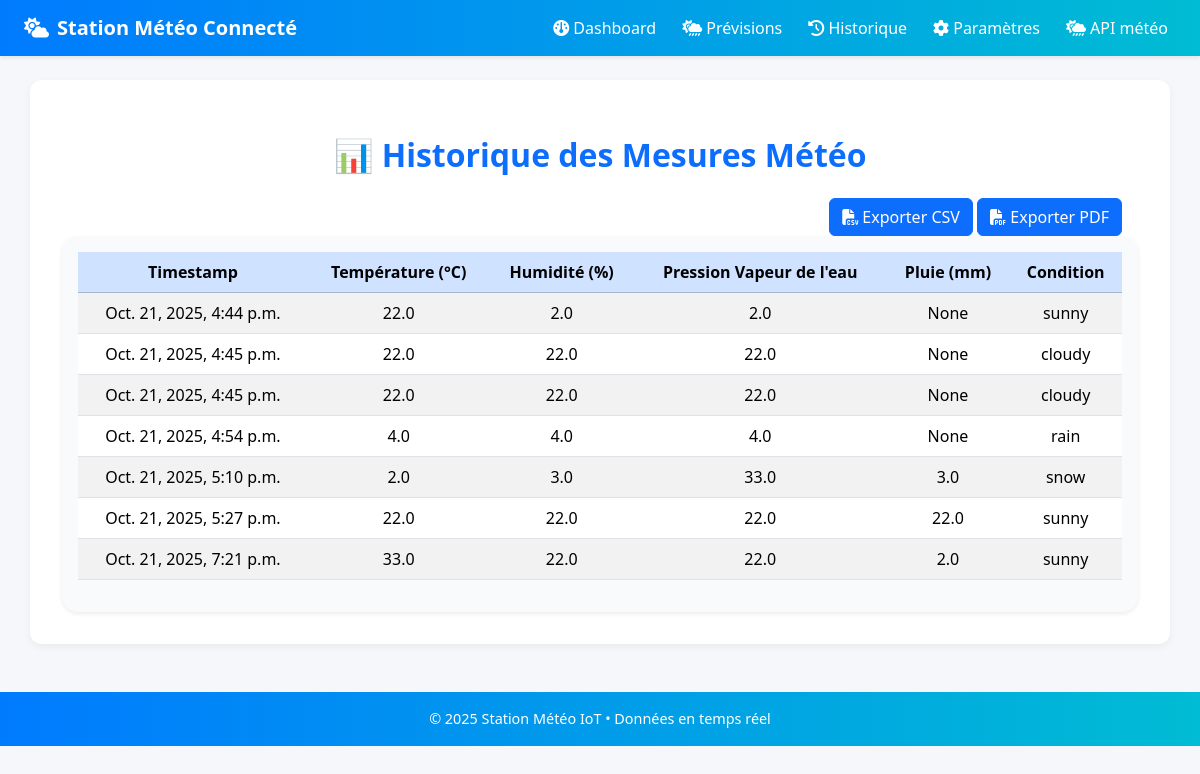
Before: /metrics/ with the older database file.
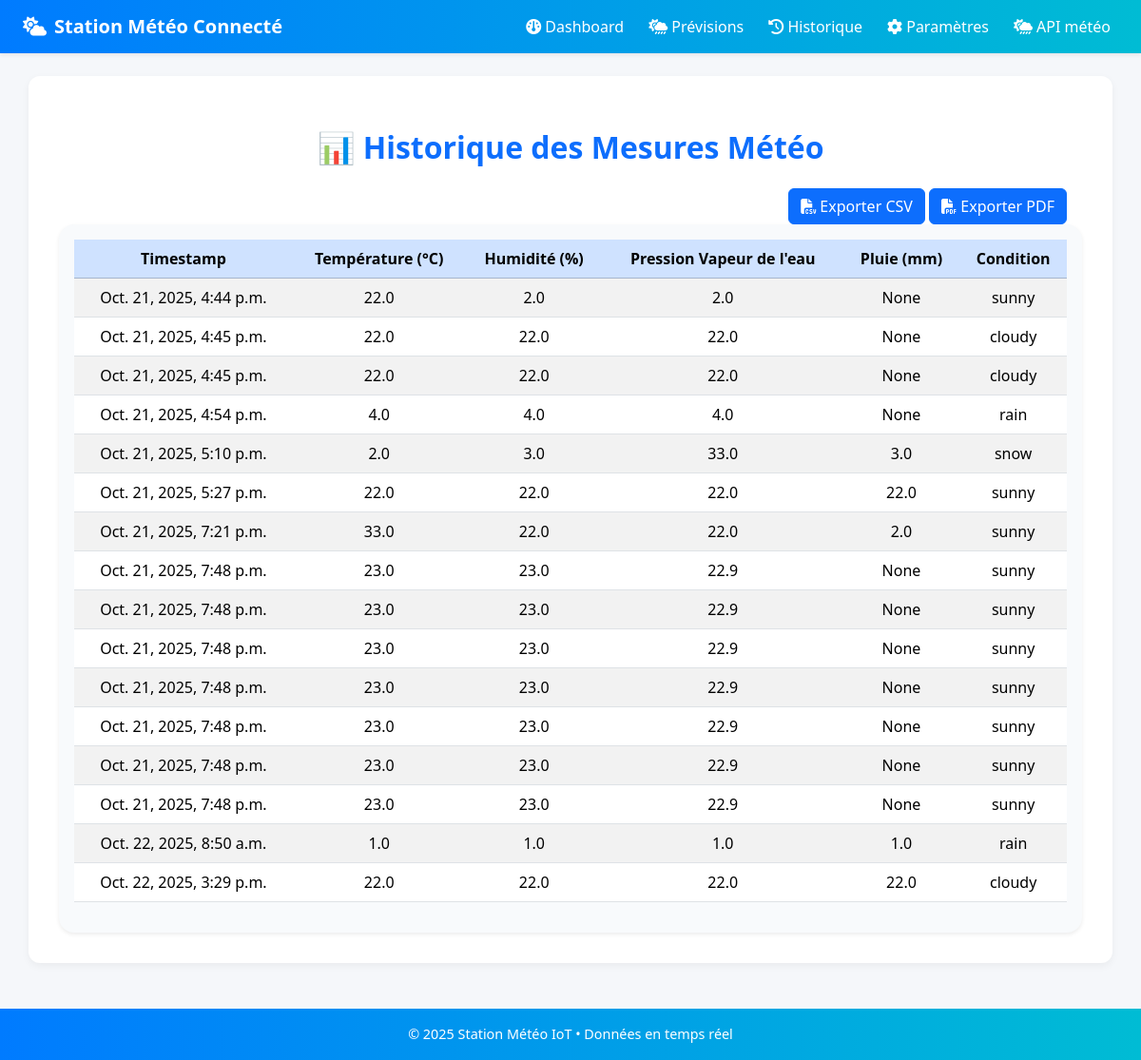
After: the same page with the newer database file.
### visualization/models.py (models this page shows, shortened)
class WeatherMetric(models.Model):
    timestamp = models.DateTimeField(auto_now_add=True)
    temperature = models.FloatField()        # °C
    humidity = models.FloatField()           # %
    pressure = models.FloatField()           # hPa
    wind_speed = models.FloatField(null=True, blank=True)  # m/s
    wind_direction = models.FloatField(null=True, blank=True)  # degrés 0-360
    rainfall = models.FloatField(null=True, blank=True)   # mm
    uv_index = models.FloatField(null=True, blank=True)   # UV index
    condition = models.CharField(max_length=50)  # sunny, rain, cloudy, storm, etc.
    visibility = models.FloatField(null=True, blank=True) # km
    cloud_cover = models.FloatField(null=True, blank=True) # %

### visualization/views.py (the view)
# urls.py: path('metrics/', views.metrics_list, name='metrics_list'),  # Historique
def metrics_list(request):
    latest_data = {}
    error_message = None
    try:
        response = requests.get("http://127.0.0.1:8000/api/latest/", timeout=5)
        if response.status_code == 200:
            latest_data = response.json()
        else:
            error_message = f"Erreur API ({response.status_code}) : {response.text}"
    except requests.exceptions.RequestException as e:
        error_message = f"Erreur de connexion à l’API : {e}"
    all_metrics = WeatherMetric.objects.all().order_by('timestamp')
    metrics = {
        "temperature": [m.temperature for m in all_metrics],
        "humidity": [m.humidity for m in all_metrics],
        "pressure": [m.pressure for m in all_metrics],
        "timestamps": [m.timestamp.strftime("%H:%M") for m in all_metrics],
        "condition": latest_data.get("condition", "unknown"),
        "latest": latest_data,
        "error": error_message,
    }
    return render(request, 'visualization/metrics_list.html', {
        'metrics': metrics,
        'all_metrics': all_metrics,
    })

### visualization/templates/visualization/metrics_list.html (shortened to what this page needs)
{% extends "../base.html" %}
{% load static %}
{% block content %}
<h2 class="text-center my-4 text-primary fw-bold">📊 Historique des Mesures Météo</h2>
<div class="text-end mt-3 me-3">
    <a href="" class="btn btn-primary">
        <i class="fa-solid fa-file-csv"></i> Exporter CSV
    </a>
    <a href="" class="btn btn-primary">
        <i class="fa-solid fa-file-pdf"></i> Exporter PDF
    </a>
</div>
<div class="table-responsive shadow-sm rounded-4 p-3" style="background: #f8fafc;">
    <table class="table table-striped table-hover align-middle">
        <thead class="table-primary text-center">
            <tr>
                <th>Timestamp</th>
                <th>Température (°C)</th>
                <th>Humidité (%)</th>
                <th>Pression Vapeur de l'eau</th>
                <th>Pluie (mm)</th>
                <th>Condition</th>
            </tr>
        </thead>
        <tbody class="text-center">
            {% for m in all_metrics %}
            <tr>
                <td>{{ m.timestamp }}</td>
                <td>{{ m.temperature }}</td>
                <td>{{ m.humidity }}</td>
                <td>{{ m.pressure }}</td>
                <td>{{ m.rainfall }}</td>
                 <td>{{ m.condition }}</td>
            </tr>
            {% empty %}
            <tr>
                <td colspan="11" class="text-center fw-semibold">Aucune donnée disponible.</td>
            </tr>
            {% endfor %}
        </tbody>
    </table>
</div>
{% endblock %}

### visualization/templates/base.html (shortened to what this page needs)
{% load static %}
<!DOCTYPE html>
<html lang="fr">
<head>
    <link href="https://cdn.jsdelivr.net/npm/bootstrap@5.3.3/dist/css/bootstrap.min.css" rel="stylesheet">
    <link href="https://cdnjs.cloudflare.com/ajax/libs/font-awesome/6.5.1/css/all.min.css" rel="stylesheet">
        <link rel="stylesheet" href="{% static 'visualization/styles.css' %}">
</head>
<body>
<nav class="navbar navbar-expand-lg navbar-dark shadow-sm">
    <div class="container-fluid px-4">
        <a class="navbar-brand d-flex align-items-center gap-2" href="{% url 'dashboard' %}">
            <i class="fa-solid fa-cloud-sun"></i> Station Météo Connecté
        </a>
        <div class="collapse navbar-collapse justify-content-end" id="navbarNav">
            <ul class="navbar-nav align-items-lg-center">
                <li class="nav-item"><a class="nav-link" href="{% url 'dashboard' %}"><i class="fa-solid fa-gauge"></i> Dashboard</a></li>
                  <li class="nav-item">
        <a class="nav-link" href="{% url 'forecast' %}">
            <i class="fa-solid fa-cloud-sun-rain"></i> Prévisions
        </a>
    </li>
                <li class="nav-item"><a class="nav-link" href="{% url 'metrics_list' %}"><i class="fa-solid fa-clock-rotate-left"></i> Historique</a></li>
                <li class="nav-item"><a class="nav-link" href="{% url 'settings' %}"><i class="fa-solid fa-gear"></i> Paramètres</a></li>
                <li class="nav-item"><a class="nav-link" href="{% url 'logout' %}"><i class="fa-solid fa-cloud-sun-rain"></i> API météo</a></li>
            </ul>
        </div>
    </div>
</nav>
<main class="container my-4">
    {% block content %}{% endblock %}
</main>
<footer class="text-center py-3 mt-5">
    <div>© 2025 Station Météo IoT • Données en temps réel </div>
</footer>
</body>
</html>

### visualization/templates/base.html (style rules this page uses)
body { background: #f5f7fa; font-family: 'Segoe UI', Roboto, sans-serif; }
.navbar { background: linear-gradient(90deg, #007bff, #00bcd4); box-shadow: 0 4px 10px rgba(0,0,0,0.1); }
.navbar-brand { font-weight: 700; font-size: 1.25rem; }
.nav-link { color: #fff !important; margin-left: 10px; transition: 0.2s; }
main.container { background: #fff; border-radius: 12px; box-shadow: 0 3px 8px rgba(0,0,0,0.05); padding: 2rem; margin-top: 2rem; animation: fadeIn 0.4s ease; }
footer { background: linear-gradient(90deg, #007bff, #00bcd4); color: #fff; font-size: 0.9rem; }

Changed rows visible on the page:
added WeatherMetric: timestamp "Oct. 21, 2025, 7:48 p.m.", temperature "23.0", humidity "23.0", pressure "22.9", rainfall "None", condition "sunny"
added WeatherMetric: timestamp "Oct. 21, 2025, 7:48 p.m.", temperature "23.0", humidity "23.0", pressure "22.9", rainfall "None", condition "sunny"
added WeatherMetric: timestamp "Oct. 21, 2025, 7:48 p.m.", temperature "23.0", humidity "23.0", pressure "22.9", rainfall "None", condition "sunny"
added WeatherMetric: timestamp "Oct. 21, 2025, 7:48 p.m.", temperature "23.0", humidity "23.0", pressure "22.9", rainfall "None", condition "sunny"
added WeatherMetric: timestamp "Oct. 21, 2025, 7:48 p.m.", temperature "23.0", humidity "23.0", pressure "22.9", rainfall "None", condition "sunny"
added WeatherMetric: timestamp "Oct. 21, 2025, 7:48 p.m.", temperature "23.0", humidity "23.0", pressure "22.9", rainfall "None", condition "sunny"
added WeatherMetric: timestamp "Oct. 21, 2025, 7:48 p.m.", temperature "23.0", humidity "23.0", pressure "22.9", rainfall "None", condition "sunny"
added WeatherMetric: timestamp "Oct. 22, 2025, 8:50 a.m.", temperature "1.0", humidity "1.0", pressure "1.0", rainfall "1.0", condition "rain"
added WeatherMetric: timestamp "Oct. 22, 2025, 3:29 p.m.", temperature "22.0", humidity "22.0", pressure "22.0", rainfall "22.0", condition "cloudy"
